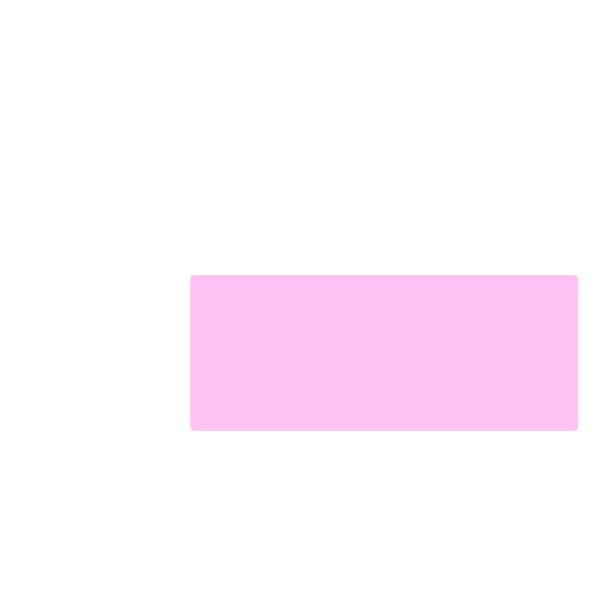
Frame 1 (no input)
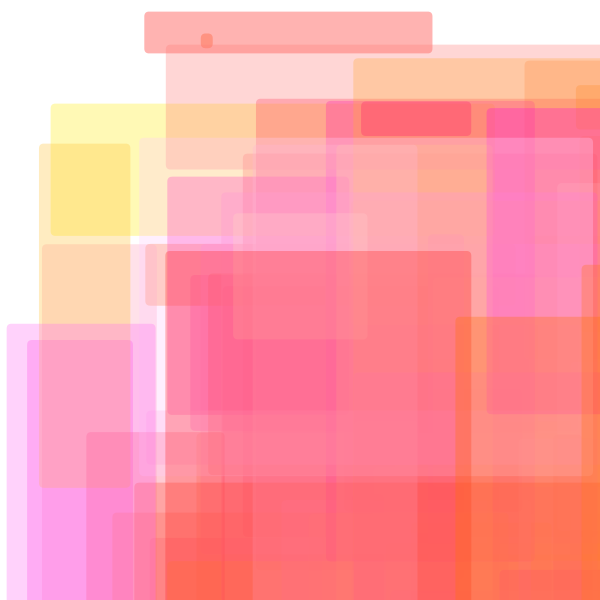
Frame 60 (the mouse pressed at the canvas centre just before this capture)
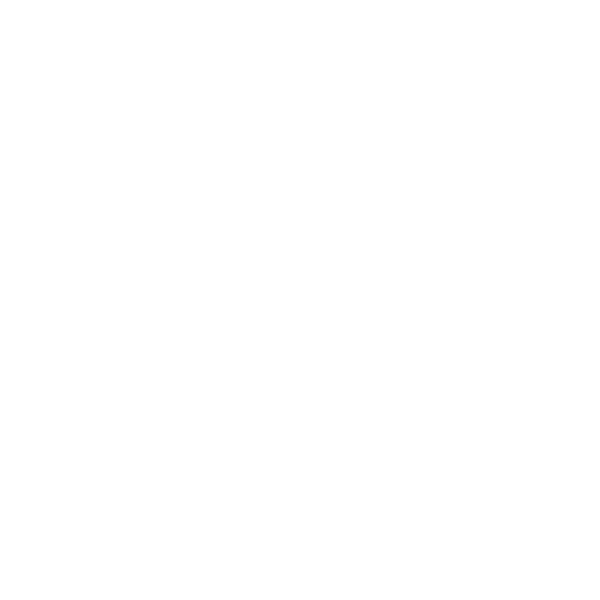
Frame 120 (the mouse held since frame 60 and released just before this capture)

The Processing sketch that drew these frames (run headless with seeded random() and noise(); from frame 60 on, the mouse is pressed at the canvas centre):

// Processing sketch: processing_109694
// ── processing_109694.pde

// Siu Ho Wun
// Student ID: 52623053
// Assignment 1

void setup(){
  size(600,600);//the size of the display
  noStroke();
  background(255);
  frameRate(5);
}

void draw(){
  float x = random(width);
  float y = random(height);
  float v1 = random(150);//random red value
  float v2 = random(255);//random green value
  float v3 = random(255);//random blue value
  noStroke();

 if (mouseX <200) { // if mouse horizontally position below 200,the programme will draw the random color of red or yellow rectangle.
 fill(341,v2,v3,80); //random color
 rect(random(width),random(height),x,y,5);//random size of the rectangle
 }
 
else {
 fill(v1,v2,v3,130);//random color
 rect(random(width),random(height),x,y,5);//random size of the rectangle
 }

if (mousePressed==true){ // if mouse Pressed,all rectangles will be erase.
  background(255);//the background will turn to white
}

}
